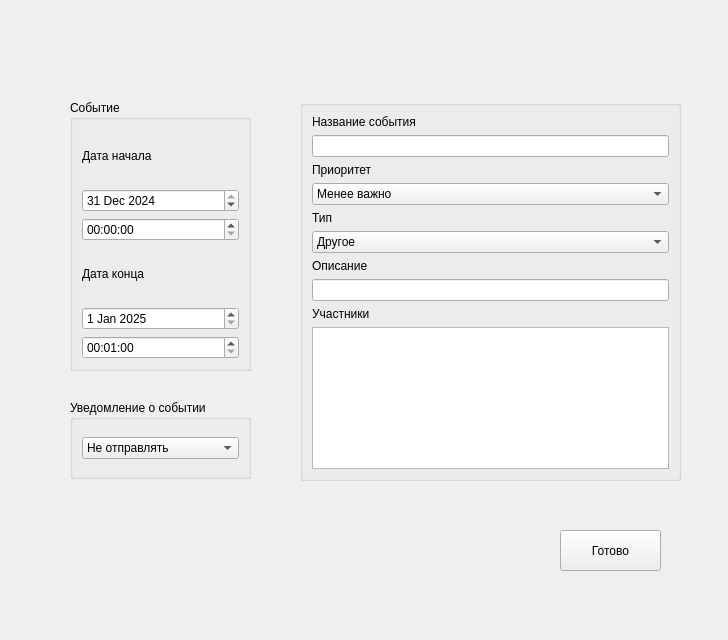
<?xml version="1.0" encoding="UTF-8"?>
<ui version="4.0">
 <class>Event</class>
 <widget class="QWidget" name="Event">
  <property name="geometry">
   <rect>
    <x>0</x>
    <y>0</y>
    <width>728</width>
    <height>640</height>
   </rect>
  </property>
  <property name="windowTitle">
   <string>Form</string>
  </property>
  <widget class="QGroupBox" name="groupBox">
   <property name="geometry">
    <rect>
     <x>70</x>
     <y>100</y>
     <width>181</width>
     <height>271</height>
    </rect>
   </property>
   <property name="title">
    <string>Cобытие</string>
   </property>
   <layout class="QVBoxLayout" name="verticalLayout">
    <item>
     <widget class="QLabel" name="label">
      <property name="text">
       <string>Дата начала</string>
      </property>
     </widget>
    </item>
    <item>
     <widget class="QDateEdit" name="startDateEdit">
      <property name="dateTime">
       <datetime>
        <hour>0</hour>
        <minute>0</minute>
        <second>0</second>
        <year>2024</year>
        <month>12</month>
        <day>31</day>
       </datetime>
      </property>
      <property name="maximumDateTime">
       <datetime>
        <hour>23</hour>
        <minute>0</minute>
        <second>59</second>
        <year>2100</year>
        <month>12</month>
        <day>29</day>
       </datetime>
      </property>
     </widget>
    </item>
    <item>
     <widget class="QTimeEdit" name="startTimeEdit"/>
    </item>
    <item>
     <widget class="QLabel" name="label_7">
      <property name="text">
       <string>Дата конца</string>
      </property>
     </widget>
    </item>
    <item>
     <widget class="QDateEdit" name="endDateEdit">
      <property name="dateTime">
       <datetime>
        <hour>0</hour>
        <minute>0</minute>
        <second>0</second>
        <year>2025</year>
        <month>1</month>
        <day>1</day>
       </datetime>
      </property>
      <property name="minimumDate">
       <date>
        <year>2025</year>
        <month>1</month>
        <day>1</day>
       </date>
      </property>
     </widget>
    </item>
    <item>
     <widget class="QTimeEdit" name="endTimeEdit">
      <property name="maximumDateTime">
       <datetime>
        <hour>23</hour>
        <minute>59</minute>
        <second>59</second>
        <year>2000</year>
        <month>1</month>
        <day>1</day>
       </datetime>
      </property>
      <property name="maximumTime">
       <time>
        <hour>23</hour>
        <minute>59</minute>
        <second>59</second>
       </time>
      </property>
      <property name="minimumTime">
       <time>
        <hour>0</hour>
        <minute>1</minute>
        <second>0</second>
       </time>
      </property>
     </widget>
    </item>
   </layout>
  </widget>
  <widget class="QPushButton" name="create_event">
   <property name="geometry">
    <rect>
     <x>560</x>
     <y>530</y>
     <width>101</width>
     <height>41</height>
    </rect>
   </property>
   <property name="text">
    <string>Готово</string>
   </property>
  </widget>
  <widget class="QGroupBox" name="groupBox_2">
   <property name="geometry">
    <rect>
     <x>300</x>
     <y>100</y>
     <width>381</width>
     <height>381</height>
    </rect>
   </property>
   <property name="title">
    <string/>
   </property>
   <layout class="QVBoxLayout" name="verticalLayout_2">
    <item>
     <widget class="QLabel" name="label_2">
      <property name="text">
       <string>Название события</string>
      </property>
     </widget>
    </item>
    <item>
     <widget class="QLineEdit" name="nameEdit"/>
    </item>
    <item>
     <widget class="QLabel" name="label_6">
      <property name="text">
       <string>Приоритет</string>
      </property>
     </widget>
    </item>
    <item>
     <widget class="QComboBox" name="priorityCombo">
      <item>
       <property name="text">
        <string>Менее важно</string>
       </property>
      </item>
      <item>
       <property name="text">
        <string>Средне важно</string>
       </property>
      </item>
      <item>
       <property name="text">
        <string>Важно</string>
       </property>
      </item>
     </widget>
    </item>
    <item>
     <widget class="QLabel" name="label_3">
      <property name="text">
       <string>Тип</string>
      </property>
     </widget>
    </item>
    <item>
     <widget class="QComboBox" name="typeCombo">
      <item>
       <property name="text">
        <string>Другое</string>
       </property>
      </item>
      <item>
       <property name="text">
        <string>Встреча</string>
       </property>
      </item>
      <item>
       <property name="text">
        <string>Конференция</string>
       </property>
      </item>
      <item>
       <property name="text">
        <string>Презентация</string>
       </property>
      </item>
     </widget>
    </item>
    <item>
     <widget class="QLabel" name="label_4">
      <property name="text">
       <string>Описание</string>
      </property>
     </widget>
    </item>
    <item>
     <widget class="QLineEdit" name="descEdit"/>
    </item>
    <item>
     <widget class="QLabel" name="label_5">
      <property name="text">
       <string>Участники</string>
      </property>
     </widget>
    </item>
    <item>
     <widget class="QTextEdit" name="parts"/>
    </item>
   </layout>
  </widget>
  <widget class="QLabel" name="result">
   <property name="geometry">
    <rect>
     <x>262</x>
     <y>500</y>
     <width>211</width>
     <height>20</height>
    </rect>
   </property>
   <property name="text">
    <string/>
   </property>
  </widget>
  <widget class="QGroupBox" name="notificationGroup">
   <property name="geometry">
    <rect>
     <x>70</x>
     <y>400</y>
     <width>181</width>
     <height>79</height>
    </rect>
   </property>
   <property name="title">
    <string>Уведомление о событии</string>
   </property>
   <layout class="QVBoxLayout" name="verticalLayout_3">
    <item>
     <widget class="QComboBox" name="notificationCombo">
      <item>
       <property name="text">
        <string>Не отправлять</string>
       </property>
      </item>
      <item>
       <property name="text">
        <string>За 15 минут</string>
       </property>
      </item>
      <item>
       <property name="text">
        <string>За 1 час</string>
       </property>
      </item>
      <item>
       <property name="text">
        <string>За 1 день</string>
       </property>
      </item>
      <item>
       <property name="text">
        <string>За 1 неделю</string>
       </property>
      </item>
     </widget>
    </item>
   </layout>
  </widget>
 </widget>
 <resources/>
 <connections/>
</ui>
